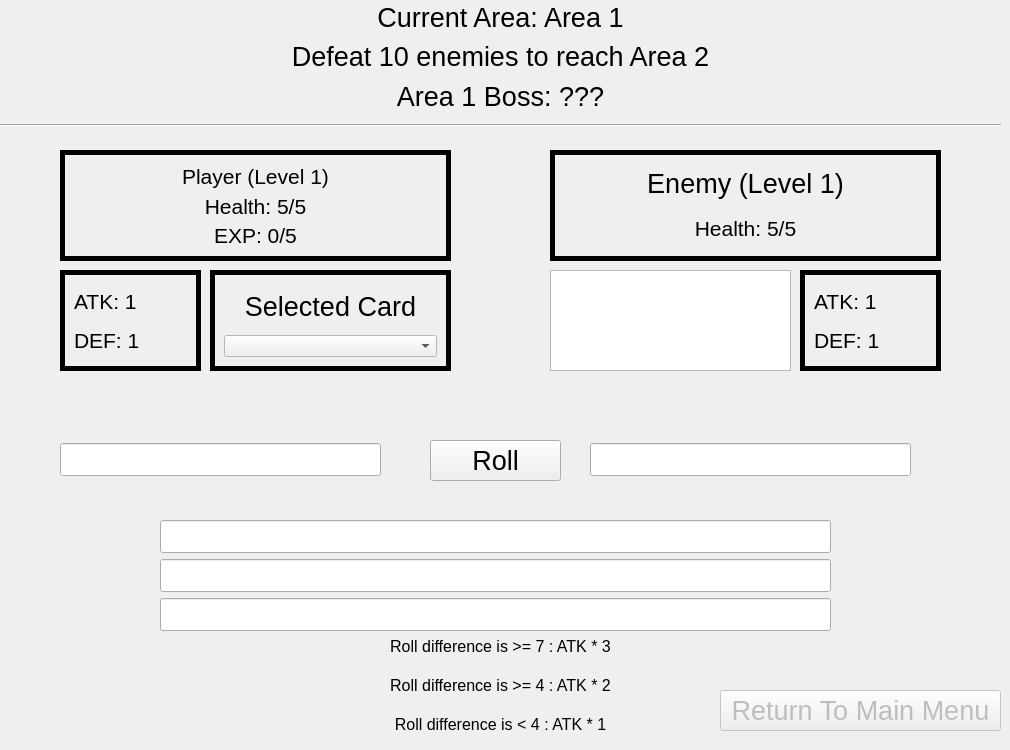
      <widget class="QWidget" name="page">
       <widget class="QWidget" name="verticalLayoutWidget">
        <property name="geometry">
         <rect>
          <x>0</x>
          <y>0</y>
          <width>1001</width>
          <height>113</height>
         </rect>
        </property>
        <layout class="QVBoxLayout" name="verticalLayout_2">
         <item>
          <widget class="QLabel" name="start_menu_title_label_7">
           <property name="font">
            <font>
             <pointsize>20</pointsize>
            </font>
           </property>
           <property name="text">
            <string>Current Area: Area 1</string>
           </property>
           <property name="alignment">
            <set>Qt::AlignCenter</set>
           </property>
          </widget>
         </item>
         <item>
          <widget class="QLabel" name="start_menu_title_label_9">
           <property name="font">
            <font>
             <pointsize>20</pointsize>
            </font>
           </property>
           <property name="text">
            <string>Defeat 10 enemies to reach Area 2</string>
           </property>
           <property name="alignment">
            <set>Qt::AlignCenter</set>
           </property>
          </widget>
         </item>
         <item>
          <widget class="QLabel" name="start_menu_title_label_10">
           <property name="font">
            <font>
             <pointsize>20</pointsize>
            </font>
           </property>
           <property name="text">
            <string>Area 1 Boss: ???</string>
           </property>
           <property name="alignment">
            <set>Qt::AlignCenter</set>
           </property>
          </widget>
         </item>
        </layout>
       </widget>
       <widget class="QWidget" name="horizontalLayoutWidget_3">
        <property name="geometry">
         <rect>
          <x>0</x>
          <y>110</y>
          <width>1001</width>
          <height>31</height>
         </rect>
        </property>
        <layout class="QHBoxLayout" name="horizontalLayout_14">
         <item>
          <widget class="Line" name="line">
           <property name="orientation">
            <enum>Qt::Horizontal</enum>
           </property>
          </widget>
         </item>
        </layout>
       </widget>
       <widget class="QFrame" name="frame_7">
        <property name="geometry">
         <rect>
          <x>60</x>
          <y>270</y>
          <width>141</width>
          <height>101</height>
         </rect>
        </property>
        <property name="palette">
         <palette>
          <active>
           <colorrole role="Base">
            <brush brushstyle="SolidPattern">
             <color alpha="255">
              <red>51</red>
              <green>51</green>
              <blue>51</blue>
             </color>
            </brush>
           </colorrole>
           <colorrole role="Window">
            <brush brushstyle="SolidPattern">
             <color alpha="255">
              <red>255</red>
              <green>255</green>
              <blue>255</blue>
             </color>
            </brush>
           </colorrole>
           <colorrole role="Shadow">
            <brush brushstyle="SolidPattern">
             <color alpha="255">
              <red>0</red>
              <green>0</green>
              <blue>0</blue>
             </color>
            </brush>
           </colorrole>
          </active>
          <inactive>
           <colorrole role="Base">
            <brush brushstyle="SolidPattern">
             <color alpha="255">
              <red>51</red>
              <green>51</green>
              <blue>51</blue>
             </color>
            </brush>
           </colorrole>
           <colorrole role="Window">
            <brush brushstyle="SolidPattern">
             <color alpha="255">
              <red>255</red>
              <green>255</green>
              <blue>255</blue>
             </color>
            </brush>
           </colorrole>
           <colorrole role="Shadow">
            <brush brushstyle="SolidPattern">
             <color alpha="255">
              <red>0</red>
              <green>0</green>
              <blue>0</blue>
             </color>
            </brush>
           </colorrole>
          </inactive>
          <disabled>
           <colorrole role="Base">
            <brush brushstyle="SolidPattern">
             <color alpha="255">
              <red>255</red>
              <green>255</green>
              <blue>255</blue>
             </color>
            </brush>
           </colorrole>
           <colorrole role="Window">
            <brush brushstyle="SolidPattern">
             <color alpha="255">
              <red>255</red>
              <green>255</green>
              <blue>255</blue>
             </color>
            </brush>
           </colorrole>
           <colorrole role="Shadow">
            <brush brushstyle="SolidPattern">
             <color alpha="255">
              <red>0</red>
              <green>0</green>
              <blue>0</blue>
             </color>
            </brush>
           </colorrole>
          </disabled>
         </palette>
        </property>
        <property name="toolTipDuration">
         <number>1</number>
        </property>
        <property name="autoFillBackground">
         <bool>false</bool>
        </property>
        <property name="frameShape">
         <enum>QFrame::Box</enum>
        </property>
        <property name="frameShadow">
         <enum>QFrame::Plain</enum>
        </property>
        <property name="lineWidth">
         <number>5</number>
        </property>
        <layout class="QHBoxLayout" name="horizontalLayout_12">
         <item>
          <layout class="QVBoxLayout" name="verticalLayout_20">
           <item>
            <widget class="QLabel" name="battle_menu_player_atk">
             <property name="font">
              <font>
               <pointsize>16</pointsize>
              </font>
             </property>
             <property name="text">
              <string>ATK: 1</string>
             </property>
            </widget>
           </item>
           <item>
            <widget class="QLabel" name="battle_menu_player_def">
             <property name="font">
              <font>
               <pointsize>16</pointsize>
              </font>
             </property>
             <property name="text">
              <string>DEF: 1</string>
             </property>
            </widget>
           </item>
          </layout>
         </item>
        </layout>
       </widget>
       <widget class="QFrame" name="frame_10">
        <property name="geometry">
         <rect>
          <x>210</x>
          <y>270</y>
          <width>241</width>
          <height>101</height>
         </rect>
        </property>
        <property name="palette">
         <palette>
          <active>
           <colorrole role="Base">
            <brush brushstyle="SolidPattern">
             <color alpha="255">
              <red>51</red>
              <green>51</green>
              <blue>51</blue>
             </color>
            </brush>
           </colorrole>
           <colorrole role="Window">
            <brush brushstyle="SolidPattern">
             <color alpha="255">
              <red>255</red>
              <green>255</green>
              <blue>255</blue>
             </color>
            </brush>
           </colorrole>
           <colorrole role="Shadow">
            <brush brushstyle="SolidPattern">
             <color alpha="255">
              <red>0</red>
              <green>0</green>
              <blue>0</blue>
             </color>
            </brush>
           </colorrole>
          </active>
          <inactive>
           <colorrole role="Base">
            <brush brushstyle="SolidPattern">
             <color alpha="255">
              <red>51</red>
              <green>51</green>
              <blue>51</blue>
             </color>
            </brush>
           </colorrole>
           <colorrole role="Window">
            <brush brushstyle="SolidPattern">
             <color alpha="255">
              <red>255</red>
              <green>255</green>
              <blue>255</blue>
             </color>
            </brush>
           </colorrole>
           <colorrole role="Shadow">
            <brush brushstyle="SolidPattern">
             <color alpha="255">
              <red>0</red>
              <green>0</green>
              <blue>0</blue>
             </color>
            </brush>
           </colorrole>
          </inactive>
          <disabled>
           <colorrole role="Base">
            <brush brushstyle="SolidPattern">
             <color alpha="255">
              <red>255</red>
              <green>255</green>
              <blue>255</blue>
             </color>
            </brush>
           </colorrole>
           <colorrole role="Window">
            <brush brushstyle="SolidPattern">
             <color alpha="255">
              <red>255</red>
              <green>255</green>
              <blue>255</blue>
             </color>
            </brush>
           </colorrole>
           <colorrole role="Shadow">
            <brush brushstyle="SolidPattern">
             <color alpha="255">
              <red>0</red>
              <green>0</green>
              <blue>0</blue>
             </color>
            </brush>
           </colorrole>
          </disabled>
         </palette>
        </property>
        <property name="toolTipDuration">
         <number>1</number>
        </property>
        <property name="autoFillBackground">
         <bool>false</bool>
        </property>
        <property name="frameShape">
         <enum>QFrame::Box</enum>
        </property>
        <property name="frameShadow">
         <enum>QFrame::Plain</enum>
        </property>
        <property name="lineWidth">
         <number>5</number>
        </property>
        <layout class="QVBoxLayout" name="verticalLayout_25">
         <item>
          <widget class="QLabel" name="start_menu_goal_label_51">
           <property name="font">
            <font>
             <pointsize>20</pointsize>
            </font>
           </property>
           <property name="text">
            <string>Selected Card</string>
           </property>
           <property name="alignment">
            <set>Qt::AlignCenter</set>
           </property>
          </widget>
         </item>
         <item>
          <widget class="QComboBox" name="comboBox"/>
         </item>
        </layout>
       </widget>
       <widget class="QFrame" name="frame_11">
        <property name="geometry">
         <rect>
          <x>60</x>
          <y>150</y>
          <width>391</width>
          <height>111</height>
         </rect>
        </property>
        <property name="palette">
         <palette>
          <active>
           <colorrole role="Base">
            <brush brushstyle="SolidPattern">
             <color alpha="255">
              <red>51</red>
              <green>51</green>
              <blue>51</blue>
             </color>
            </brush>
           </colorrole>
           <colorrole role="Window">
            <brush brushstyle="SolidPattern">
             <color alpha="255">
              <red>255</red>
              <green>255</green>
              <blue>255</blue>
             </color>
            </brush>
           </colorrole>
           <colorrole role="Shadow">
            <brush brushstyle="SolidPattern">
             <color alpha="255">
              <red>0</red>
              <green>0</green>
              <blue>0</blue>
             </color>
            </brush>
           </colorrole>
          </active>
          <inactive>
           <colorrole role="Base">
            <brush brushstyle="SolidPattern">
             <color alpha="255">
              <red>51</red>
              <green>51</green>
              <blue>51</blue>
             </color>
            </brush>
           </colorrole>
           <colorrole role="Window">
            <brush brushstyle="SolidPattern">
             <color alpha="255">
              <red>255</red>
              <green>255</green>
              <blue>255</blue>
             </color>
            </brush>
           </colorrole>
           <colorrole role="Shadow">
            <brush brushstyle="SolidPattern">
             <color alpha="255">
              <red>0</red>
              <green>0</green>
              <blue>0</blue>
             </color>
            </brush>
           </colorrole>
          </inactive>
          <disabled>
           <colorrole role="Base">
            <brush brushstyle="SolidPattern">
             <color alpha="255">
              <red>255</red>
              <green>255</green>
              <blue>255</blue>
             </color>
            </brush>
           </colorrole>
           <colorrole role="Window">
            <brush brushstyle="SolidPattern">
             <color alpha="255">
              <red>255</red>
              <green>255</green>
              <blue>255</blue>
             </color>
            </brush>
           </colorrole>
           <colorrole role="Shadow">
            <brush brushstyle="SolidPattern">
             <color alpha="255">
              <red>0</red>
              <green>0</green>
              <blue>0</blue>
             </color>
            </brush>
           </colorrole>
          </disabled>
         </palette>
        </property>
        <property name="toolTipDuration">
         <number>1</number>
        </property>
        <property name="autoFillBackground">
         <bool>false</bool>
        </property>
        <property name="frameShape">
         <enum>QFrame::Box</enum>
        </property>
        <property name="frameShadow">
         <enum>QFrame::Plain</enum>
        </property>
        <property name="lineWidth">
         <number>5</number>
        </property>
        <layout class="QVBoxLayout" name="verticalLayout_28">
         <item>
          <widget class="QLabel" name="battle_menu_player_name_and_level">
           <property name="font">
            <font>
             <pointsize>16</pointsize>
            </font>
           </property>
           <property name="text">
            <string>Player (Level 1)</string>
           </property>
           <property name="alignment">
            <set>Qt::AlignCenter</set>
           </property>
          </widget>
         </item>
         <item>
          <widget class="QLabel" name="battle_menu_player_health">
           <property name="font">
            <font>
             <pointsize>16</pointsize>
            </font>
           </property>
           <property name="text">
            <string>Health: 5/5</string>
           </property>
           <property name="alignment">
            <set>Qt::AlignCenter</set>
           </property>
          </widget>
         </item>
         <item>
          <widget class="QLabel" name="battle_menu_player_exp">
           <property name="font">
            <font>
             <pointsize>16</pointsize>
            </font>
           </property>
           <property name="text">
            <string>EXP: 0/5</string>
           </property>
           <property name="alignment">
            <set>Qt::AlignCenter</set>
           </property>
          </widget>
         </item>
        </layout>
       </widget>
       <widget class="QFrame" name="frame_12">
        <property name="geometry">
         <rect>
          <x>550</x>
          <y>150</y>
          <width>391</width>
          <height>111</height>
         </rect>
        </property>
        <property name="palette">
         <palette>
          <active>
           <colorrole role="Base">
            <brush brushstyle="SolidPattern">
             <color alpha="255">
              <red>51</red>
              <green>51</green>
              <blue>51</blue>
             </color>
            </brush>
           </colorrole>
           <colorrole role="Window">
            <brush brushstyle="SolidPattern">
             <color alpha="255">
              <red>255</red>
              <green>255</green>
              <blue>255</blue>
             </color>
            </brush>
           </colorrole>
           <colorrole role="Shadow">
            <brush brushstyle="SolidPattern">
             <color alpha="255">
              <red>0</red>
              <green>0</green>
              <blue>0</blue>
             </color>
            </brush>
           </colorrole>
          </active>
          <inactive>
           <colorrole role="Base">
            <brush brushstyle="SolidPattern">
             <color alpha="255">
              <red>51</red>
              <green>51</green>
              <blue>51</blue>
             </color>
            </brush>
           </colorrole>
           <colorrole role="Window">
            <brush brushstyle="SolidPattern">
             <color alpha="255">
              <red>255</red>
              <green>255</green>
              <blue>255</blue>
             </color>
            </brush>
           </colorrole>
           <colorrole role="Shadow">
            <brush brushstyle="SolidPattern">
             <color alpha="255">
              <red>0</red>
              <green>0</green>
              <blue>0</blue>
             </color>
            </brush>
           </colorrole>
          </inactive>
          <disabled>
           <colorrole role="Base">
            <brush brushstyle="SolidPattern">
             <color alpha="255">
              <red>255</red>
              <green>255</green>
              <blue>255</blue>
             </color>
            </brush>
           </colorrole>
           <colorrole role="Window">
            <brush brushstyle="SolidPattern">
             <color alpha="255">
              <red>255</red>
              <green>255</green>
              <blue>255</blue>
             </color>
            </brush>
           </colorrole>
           <colorrole role="Shadow">
            <brush brushstyle="SolidPattern">
             <color alpha="255">
              <red>0</red>
              <green>0</green>
              <blue>0</blue>
             </color>
            </brush>
           </colorrole>
          </disabled>
         </palette>
        </property>
        <property name="toolTipDuration">
         <number>1</number>
        </property>
        <property name="autoFillBackground">
         <bool>false</bool>
        </property>
        <property name="frameShape">
         <enum>QFrame::Box</enum>
        </property>
        <property name="frameShadow">
         <enum>QFrame::Plain</enum>
        </property>
        <property name="lineWidth">
         <number>5</number>
        </property>
        <layout class="QVBoxLayout" name="verticalLayout_29">
         <item>
          <widget class="QLabel" name="battle_menu_enemy_name_and_level">
           <property name="font">
            <font>
             <pointsize>20</pointsize>
            </font>
           </property>
           <property name="text">
            <string>Enemy (Level 1)</string>
           </property>
           <property name="alignment">
            <set>Qt::AlignCenter</set>
           </property>
          </widget>
         </item>
         <item>
          <widget class="QLabel" name="battle_menu_enemy_health">
           <property name="font">
            <font>
             <pointsize>16</pointsize>
            </font>
           </property>
           <property name="text">
            <string>Health: 5/5</string>
           </property>
           <property name="alignment">
            <set>Qt::AlignCenter</set>
           </property>
          </widget>
         </item>
        </layout>
       </widget>
       <widget class="QFrame" name="frame_8">
        <property name="geometry">
         <rect>
          <x>800</x>
          <y>270</y>
          <width>141</width>
          <height>101</height>
         </rect>
        </property>
        <property name="palette">
         <palette>
          <active>
           <colorrole role="Base">
            <brush brushstyle="SolidPattern">
             <color alpha="255">
              <red>51</red>
              <green>51</green>
              <blue>51</blue>
             </color>
            </brush>
           </colorrole>
           <colorrole role="Window">
            <brush brushstyle="SolidPattern">
             <color alpha="255">
              <red>255</red>
              <green>255</green>
              <blue>255</blue>
             </color>
            </brush>
           </colorrole>
           <colorrole role="Shadow">
            <brush brushstyle="SolidPattern">
             <color alpha="255">
              <red>0</red>
              <green>0</green>
              <blue>0</blue>
             </color>
            </brush>
           </colorrole>
          </active>
          <inactive>
           <colorrole role="Base">
            <brush brushstyle="SolidPattern">
             <color alpha="255">
              <red>51</red>
              <green>51</green>
              <blue>51</blue>
             </color>
            </brush>
           </colorrole>
           <colorrole role="Window">
            <brush brushstyle="SolidPattern">
             <color alpha="255">
              <red>255</red>
              <green>255</green>
              <blue>255</blue>
             </color>
            </brush>
           </colorrole>
           <colorrole role="Shadow">
            <brush brushstyle="SolidPattern">
             <color alpha="255">
              <red>0</red>
              <green>0</green>
              <blue>0</blue>
             </color>
            </brush>
           </colorrole>
          </inactive>
          <disabled>
           <colorrole role="Base">
            <brush brushstyle="SolidPattern">
             <color alpha="255">
              <red>255</red>
              <green>255</green>
              <blue>255</blue>
             </color>
            </brush>
           </colorrole>
           <colorrole role="Window">
            <brush brushstyle="SolidPattern">
             <color alpha="255">
              <red>255</red>
              <green>255</green>
              <blue>255</blue>
             </color>
            </brush>
           </colorrole>
           <colorrole role="Shadow">
            <brush brushstyle="SolidPattern">
             <color alpha="255">
              <red>0</red>
              <green>0</green>
              <blue>0</blue>
             </color>
            </brush>
           </colorrole>
          </disabled>
         </palette>
        </property>
        <property name="toolTipDuration">
         <number>1</number>
        </property>
        <property name="autoFillBackground">
         <bool>false</bool>
        </property>
        <property name="frameShape">
         <enum>QFrame::Box</enum>
        </property>
        <property name="frameShadow">
         <enum>QFrame::Plain</enum>
        </property>
        <property name="lineWidth">
         <number>5</number>
        </property>
        <layout class="QHBoxLayout" name="horizontalLayout_15">
         <item>
          <layout class="QVBoxLayout" name="verticalLayout_21">
           <item>
            <widget class="QLabel" name="battle_menu_enemy_atk">
             <property name="font">
              <font>
               <pointsize>16</pointsize>
              </font>
             </property>
             <property name="text">
              <string>ATK: 1</string>
             </property>
            </widget>
           </item>
           <item>
            <widget class="QLabel" name="battle_menu_enemy_def">
             <property name="font">
              <font>
               <pointsize>16</pointsize>
              </font>
             </property>
             <property name="text">
              <string>DEF: 1</string>
             </property>
            </widget>
           </item>
          </layout>
         </item>
        </layout>
       </widget>
       <widget class="QWidget" name="verticalLayoutWidget_2">
        <property name="geometry">
         <rect>
          <x>160</x>
          <y>520</y>
          <width>671</width>
          <height>113</height>
         </rect>
        </property>
        <layout class="QVBoxLayout" name="verticalLayout_3">
         <item>
          <widget class="QLineEdit" name="battle_menu_roll_difference">
           <property name="font">
            <font>
             <pointsize>16</pointsize>
            </font>
           </property>
           <property name="alignment">
            <set>Qt::AlignCenter</set>
           </property>
          </widget>
         </item>
         <item>
          <widget class="QLineEdit" name="battle_menu_turn_result">
           <property name="font">
            <font>
             <pointsize>16</pointsize>
            </font>
           </property>
           <property name="alignment">
            <set>Qt::AlignCenter</set>
           </property>
          </widget>
         </item>
         <item>
          <widget class="QLineEdit" name="battle_menu_battle_result">
           <property name="font">
            <font>
             <pointsize>16</pointsize>
            </font>
           </property>
           <property name="alignment">
            <set>Qt::AlignCenter</set>
           </property>
          </widget>
         </item>
        </layout>
       </widget>
       <widget class="QTextEdit" name="textEdit">
        <property name="geometry">
         <rect>
          <x>550</x>
          <y>270</y>
          <width>241</width>
          <height>101</height>
         </rect>
        </property>
       </widget>
       <widget class="QPushButton" name="rollButton">
        <property name="geometry">
         <rect>
          <x>430</x>
          <y>440</y>
          <width>131</width>
          <height>41</height>
         </rect>
        </property>
        <property name="font">
         <font>
          <pointsize>20</pointsize>
         </font>
        </property>
        <property name="text">
         <string>Roll</string>
        </property>
       </widget>
       <widget class="QWidget" name="horizontalLayoutWidget_2">
        <property name="geometry">
         <rect>
          <x>60</x>
          <y>420</y>
          <width>321</width>
          <height>80</height>
         </rect>
        </property>
        <layout class="QHBoxLayout" name="horizontalLayout_2">
         <item>
          <widget class="QLineEdit" name="battle_menu_player_roll">
           <property name="font">
            <font>
             <pointsize>16</pointsize>
            </font>
           </property>
           <property name="alignment">
            <set>Qt::AlignCenter</set>
           </property>
          </widget>
         </item>
        </layout>
       </widget>
       <widget class="QWidget" name="horizontalLayoutWidget_4">
        <property name="geometry">
         <rect>
          <x>590</x>
          <y>420</y>
          <width>321</width>
          <height>80</height>
         </rect>
        </property>
        <layout class="QHBoxLayout" name="horizontalLayout_3">
         <item>
          <widget class="QLineEdit" name="battle_menu_enemy_roll">
           <property name="font">
            <font>
             <pointsize>16</pointsize>
            </font>
           </property>
           <property name="alignment">
            <set>Qt::AlignCenter</set>
           </property>
          </widget>
         </item>
        </layout>
       </widget>
       <widget class="QWidget" name="verticalLayoutWidget_3">
        <property name="geometry">
         <rect>
          <x>320</x>
          <y>630</y>
          <width>361</width>
          <height>111</height>
         </rect>
        </property>
        <layout class="QVBoxLayout" name="verticalLayout_4">
         <item>
          <widget class="QLabel" name="start_menu_title_label_11">
           <property name="font">
            <font>
             <pointsize>12</pointsize>
            </font>
           </property>
           <property name="text">
            <string>Roll difference is &gt;= 7 : ATK * 3</string>
           </property>
           <property name="alignment">
            <set>Qt::AlignCenter</set>
           </property>
          </widget>
         </item>
         <item>
          <widget class="QLabel" name="start_menu_title_label_13">
           <property name="font">
            <font>
             <pointsize>12</pointsize>
            </font>
           </property>
           <property name="text">
            <string>Roll difference is &gt;= 4 : ATK * 2</string>
           </property>
           <property name="alignment">
            <set>Qt::AlignCenter</set>
           </property>
          </widget>
         </item>
         <item>
          <widget class="QLabel" name="start_menu_title_label_12">
           <property name="font">
            <font>
             <pointsize>12</pointsize>
            </font>
           </property>
           <property name="text">
            <string>Roll difference is &lt; 4 : ATK * 1</string>
           </property>
           <property name="alignment">
            <set>Qt::AlignCenter</set>
           </property>
          </widget>
         </item>
        </layout>
       </widget>
       <widget class="QPushButton" name="returnToMainMenuButton">
        <property name="enabled">
         <bool>false</bool>
        </property>
        <property name="geometry">
         <rect>
          <x>720</x>
          <y>690</y>
          <width>281</width>
          <height>41</height>
         </rect>
        </property>
        <property name="font">
         <font>
          <pointsize>20</pointsize>
         </font>
        </property>
        <property name="text">
         <string>Return To Main Menu</string>
        </property>
       </widget>
      </widget>
